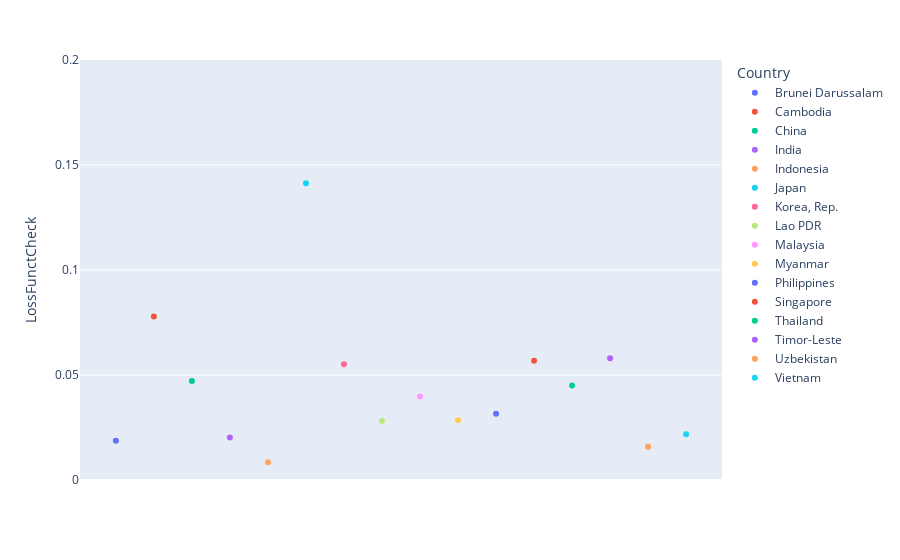

This figure's notebook cell:
### Code cell
fig=px.scatter(LD1[LD1['Year']==2050], x="Country", y="LossFunctCheck",range_y=[0,0.2],
        color="Country")

fig.update_xaxes(visible=False)
fig.show()

### Figure 1 — Plotly figure (JSON) as saved in the notebook; plotly's stock layout.template omitted (floating-point values rounded to 4 significant figures)
{"data": [{"hovertemplate": "Country=%{x}<br>LossFunctCheck=%{y}<extra></extra>", "legendgroup": "Brunei Darussalam", "marker": {"color": "#636efa", "symbol": "circle"}, "mode": "markers", "name": "Brunei Darussalam", "orientation": "v", "showlegend": true, "type": "scatter", "x": ["Brunei Darussalam"], "xaxis": "x", "y": [0.01866], "yaxis": "y"}, {"hovertemplate": "Country=%{x}<br>LossFunctCheck=%{y}<extra></extra>", "legendgroup": "Cambodia", "marker": {"color": "#EF553B", "symbol": "circle"}, "mode": "markers", "name": "Cambodia", "orientation": "v", "showlegend": true, "type": "scatter", "x": ["Cambodia"], "xaxis": "x", "y": [0.0779], "yaxis": "y"}, {"hovertemplate": "Country=%{x}<br>LossFunctCheck=%{y}<extra></extra>", "legendgroup": "China", "marker": {"color": "#00cc96", "symbol": "circle"}, "mode": "markers", "name": "China", "orientation": "v", "showlegend": true, "type": "scatter", "x": ["China"], "xaxis": "x", "y": [0.04711], "yaxis": "y"}, {"hovertemplate": "Country=%{x}<br>LossFunctCheck=%{y}<extra></extra>", "legendgroup": "India", "marker": {"color": "#ab63fa", "symbol": "circle"}, "mode": "markers", "name": "India", "orientation": "v", "showlegend": true, "type": "scatter", "x": ["India"], "xaxis": "x", "y": [0.02019], "yaxis": "y"}, {"hovertemplate": "Country=%{x}<br>LossFunctCheck=%{y}<extra></extra>", "legendgroup": "Indonesia", "marker": {"color": "#FFA15A", "symbol": "circle"}, "mode": "markers", "name": "Indonesia", "orientation": "v", "showlegend": true, "type": "scatter", "x": ["Indonesia"], "xaxis": "x", "y": [0.008495], "yaxis": "y"}, {"hovertemplate": "Country=%{x}<br>LossFunctCheck=%{y}<extra></extra>", "legendgroup": "Japan", "marker": {"color": "#19d3f3", "symbol": "circle"}, "mode": "markers", "name": "Japan", "orientation": "v", "showlegend": true, "type": "scatter", "x": ["Japan"], "xaxis": "x", "y": [0.1413], "yaxis": "y"}, {"hovertemplate": "Country=%{x}<br>LossFunctCheck=%{y}<extra></extra>", "legendgroup": "Korea, Rep.", "marker": {"color": "#FF6692", "symbol": "circle"}, "mode": "markers", "name": "Korea, Rep.", "orientation": "v", "showlegend": true, "type": "scatter", "x": ["Korea, Rep."], "xaxis": "x", "y": [0.05508], "yaxis": "y"}, {"hovertemplate": "Country=%{x}<br>LossFunctCheck=%{y}<extra></extra>", "legendgroup": "Lao PDR", "marker": {"color": "#B6E880", "symbol": "circle"}, "mode": "markers", "name": "Lao PDR", "orientation": "v", "showlegend": true, "type": "scatter", "x": ["Lao PDR"], "xaxis": "x", "y": [0.02811], "yaxis": "y"}, {"hovertemplate": "Country=%{x}<br>LossFunctCheck=%{y}<extra></extra>", "legendgroup": "Malaysia", "marker": {"color": "#FF97FF", "symbol": "circle"}, "mode": "markers", "name": "Malaysia", "orientation": "v", "showlegend": true, "type": "scatter", "x": ["Malaysia"], "xaxis": "x", "y": [0.03972], "yaxis": "y"}, {"hovertemplate": "Country=%{x}<br>LossFunctCheck=%{y}<extra></extra>", "legendgroup": "Myanmar", "marker": {"color": "#FECB52", "symbol": "circle"}, "mode": "markers", "name": "Myanmar", "orientation": "v", "showlegend": true, "type": "scatter", "x": ["Myanmar"], "xaxis": "x", "y": [0.02841], "yaxis": "y"}, {"hovertemplate": "Country=%{x}<br>LossFunctCheck=%{y}<extra></extra>", "legendgroup": "Philippines", "marker": {"color": "#636efa", "symbol": "circle"}, "mode": "markers", "name": "Philippines", "orientation": "v", "showlegend": true, "type": "scatter", "x": ["Philippines"], "xaxis": "x", "y": [0.03153], "yaxis": "y"}, {"hovertemplate": "Country=%{x}<br>LossFunctCheck=%{y}<extra></extra>", "legendgroup": "Singapore", "marker": {"color": "#EF553B", "symbol": "circle"}, "mode": "markers", "name": "Singapore", "orientation": "v", "showlegend": true, "type": "scatter", "x": ["Singapore"], "xaxis": "x", "y": [0.05677], "yaxis": "y"}, {"hovertemplate": "Country=%{x}<br>LossFunctCheck=%{y}<extra></extra>", "legendgroup": "Thailand", "marker": {"color": "#00cc96", "symbol": "circle"}, "mode": "markers", "name": "Thailand", "orientation": "v", "showlegend": true, "type": "scatter", "x": ["Thailand"], "xaxis": "x", "y": [0.04496], "yaxis": "y"}, {"hovertemplate": "Country=%{x}<br>LossFunctCheck=%{y}<extra></extra>", "legendgroup": "Timor-Leste", "marker": {"color": "#ab63fa", "symbol": "circle"}, "mode": "markers", "name": "Timor-Leste", "orientation": "v", "showlegend": true, "type": "scatter", "x": ["Timor-Leste"], "xaxis": "x", "y": [0.05793], "yaxis": "y"}, {"hovertemplate": "Country=%{x}<br>LossFunctCheck=%{y}<extra></extra>", "legendgroup": "Uzbekistan", "marker": {"color": "#FFA15A", "symbol": "circle"}, "mode": "markers", "name": "Uzbekistan", "orientation": "v", "showlegend": true, "type": "scatter", "x": ["Uzbekistan"], "xaxis": "x", "y": [0.0158], "yaxis": "y"}, {"hovertemplate": "Country=%{x}<br>LossFunctCheck=%{y}<extra></extra>", "legendgroup": "Vietnam", "marker": {"color": "#19d3f3", "symbol": "circle"}, "mode": "markers", "name": "Vietnam", "orientation": "v", "showlegend": true, "type": "scatter", "x": ["Vietnam"], "xaxis": "x", "y": [0.02179], "yaxis": "y"}], "layout": {"legend": {"title": {"text": "Country"}, "tracegroupgap": 0}, "margin": {"t": 60}, "xaxis": {"anchor": "y", "categoryarray": ["Brunei Darussalam", "Cambodia", "China", "India", "Indonesia", "Japan", "Korea, Rep.", "Lao PDR", "Malaysia", "Myanmar", "Philippines", "Singapore", "Thailand", "Timor-Leste", "Uzbekistan", "Vietnam"], "categoryorder": "array", "domain": [0, 1], "title": {"text": "Country"}, "visible": false}, "yaxis": {"anchor": "x", "domain": [0, 1], "range": [0, 0.2], "title": {"text": "LossFunctCheck"}}}}
